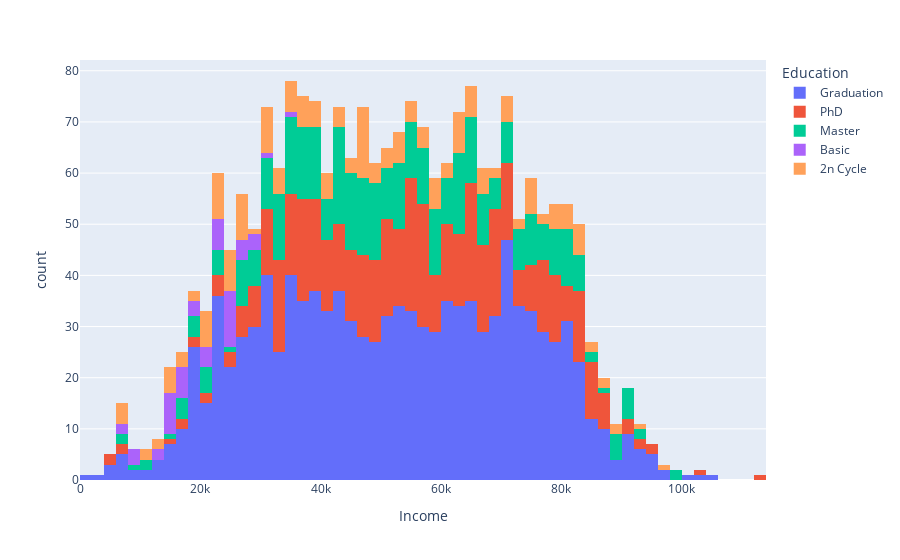

Write notebook code for a chart like this one.
### Markdown cell above
The bar graph indicates that a majority of individuals in the five age groups have completed their education, with only a small number having basic education. Additionally, it highlights that as individuals grow older, there is an increasing trend towards attaining a PHD level of education.

### Code cell
fig = px.histogram(df, x='Income', color='Education')
fig.show()

### Figure 1 — Plotly figure (JSON) as saved in the notebook; plotly's stock layout.template omitted (floating-point values rounded to 4 significant figures; data arrays with more than 128 entries replaced by an {"elided": "..."} marker saying what was removed)
{"data": [{"alignmentgroup": "True", "bingroup": "x", "hovertemplate": "Education=Graduation<br>Income=%{x}<br>count=%{y}<extra></extra>", "legendgroup": "Graduation", "marker": {"color": "#636efa", "pattern": {"shape": ""}}, "name": "Graduation", "offsetgroup": "Graduation", "orientation": "v", "showlegend": true, "type": "histogram", "x": {"elided": "1123 float values"}, "xaxis": "x", "yaxis": "y"}, {"alignmentgroup": "True", "bingroup": "x", "hovertemplate": "Education=PhD<br>Income=%{x}<br>count=%{y}<extra></extra>", "legendgroup": "PhD", "marker": {"color": "#EF553B", "pattern": {"shape": ""}}, "name": "PhD", "offsetgroup": "PhD", "orientation": "v", "showlegend": true, "type": "histogram", "x": {"elided": "481 float values"}, "xaxis": "x", "yaxis": "y"}, {"alignmentgroup": "True", "bingroup": "x", "hovertemplate": "Education=Master<br>Income=%{x}<br>count=%{y}<extra></extra>", "legendgroup": "Master", "marker": {"color": "#00cc96", "pattern": {"shape": ""}}, "name": "Master", "offsetgroup": "Master", "orientation": "v", "showlegend": true, "type": "histogram", "x": {"elided": "369 float values"}, "xaxis": "x", "yaxis": "y"}, {"alignmentgroup": "True", "bingroup": "x", "hovertemplate": "Education=Basic<br>Income=%{x}<br>count=%{y}<extra></extra>", "legendgroup": "Basic", "marker": {"color": "#ab63fa", "pattern": {"shape": ""}}, "name": "Basic", "offsetgroup": "Basic", "orientation": "v", "showlegend": true, "type": "histogram", "x": [7500, 24594, 9548, 28249, 24882, 24480, 27190, 24279, 30801, 18978, 25965, 21063, 13084, 17487, 20425, 26868, 25443, 14906, 15038, 22634, 16581, 14421, 23724, 15056, 8940, 25707, 7500, 26997, 18393, 24367, 17256, 22634, 13724, 24594, 15862, 9722, 18746, 23529, 28389, 16014, 28249, 20194, 24882, 34445, 22123, 22390, 14188, 20425, 16005, 15253, 26487, 25224, 16185, 14918], "xaxis": "x", "yaxis": "y"}, {"alignmentgroup": "True", "bingroup": "x", "hovertemplate": "Education=2n Cycle<br>Income=%{x}<br>count=%{y}<extra></extra>", "legendgroup": "2n Cycle", "marker": {"color": "#FFA15A", "pattern": {"shape": ""}}, "name": "2n Cycle", "offsetgroup": "2n Cycle", "orientation": "v", "showlegend": true, "type": "histogram", "x": {"elided": "201 float values"}, "xaxis": "x", "yaxis": "y"}], "layout": {"barmode": "relative", "legend": {"title": {"text": "Education"}, "tracegroupgap": 0}, "margin": {"t": 60}, "xaxis": {"anchor": "y", "domain": [0, 1], "title": {"text": "Income"}}, "yaxis": {"anchor": "x", "domain": [0, 1], "title": {"text": "count"}}}}
